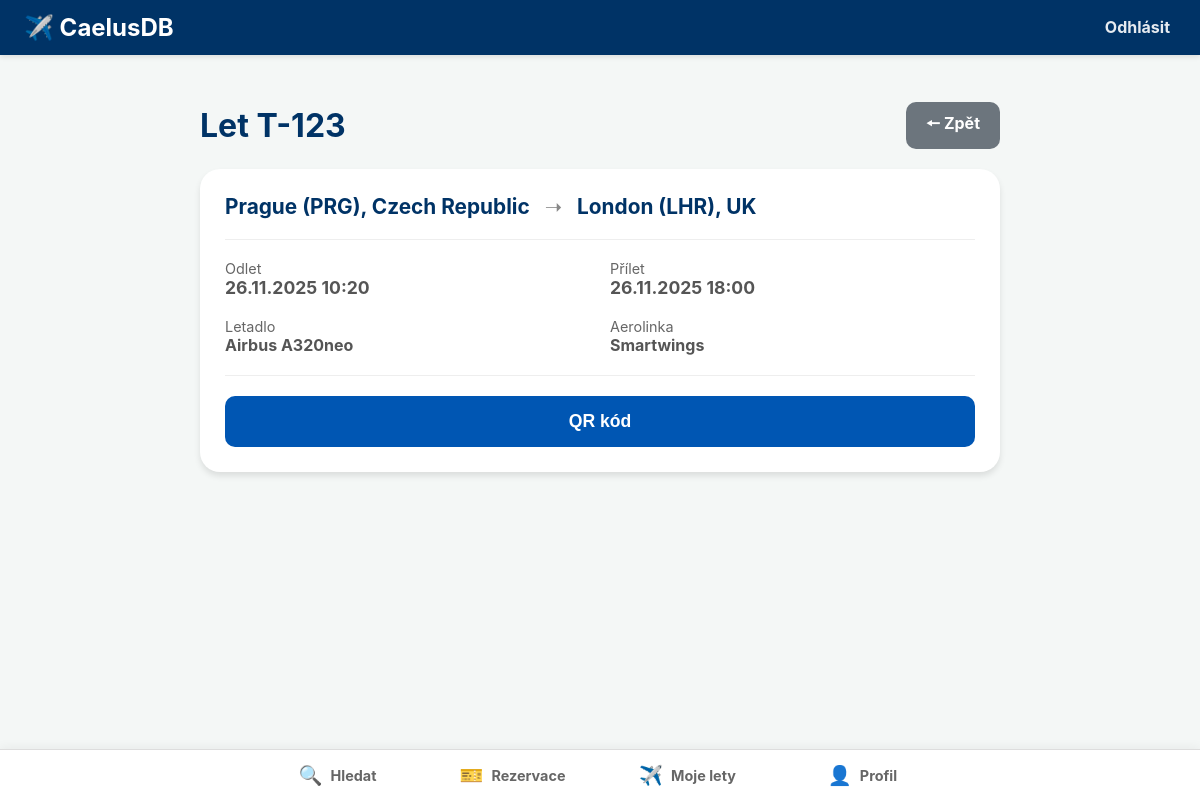
Page /moje-lety/2/ (signed in) on the committed database.
### main/models.py (models this page shows, shortened)
class Lety(models.Model):
    cislo_letu = models.CharField(max_length=10)  # text
    cas_odletu = models.DateTimeField()  # time
    cas_priletu = models.DateTimeField()  # time
    id_letiste_odletu = models.ForeignKey(Letiste, on_delete=models.PROTECT, related_name="odlety")
    id_letiste_priletu = models.ForeignKey(Letiste, on_delete=models.PROTECT, related_name="prilety")
    id_letadla = models.ForeignKey(Letadla, on_delete=models.PROTECT)
    id_aerolinky = models.ForeignKey(Aerolinky, on_delete=models.PROTECT)
    posadka = models.ManyToManyField(
        settings.AUTH_USER_MODEL,  # vazba na Uzivatel
        related_name="lety"  # Umožní najít všechny lety pro daného uživatele (clena posadky)
    )

class Letiste(models.Model):
    nazev_letiste = models.CharField(max_length=255)  # text
    kod_iata = models.CharField(max_length=3, unique=True)  # text
    mesto = models.CharField(max_length=100)  # text
    zeme = models.CharField(max_length=100)  # text

class Letadla(models.Model):
    model = models.CharField(max_length=100)  # text
    kapacita_sedadel = models.PositiveIntegerField()  # int
    datum_vyroby = models.DateField()  # time
    id_aerolinky = models.ForeignKey(
        Aerolinky,
        on_delete=models.PROTECT,  # Zabraňuje smazání aerolinky, pokud má přiřazená letadla
        related_name="letadla"  # umožňuje definovat název pro zpětný dotaz
    )

class Aerolinky(models.Model):
    nazev = models.CharField(max_length=255)  # text
    kod_iata = models.CharField(max_length=3, unique=True)  # text
    zeme_registrace = models.CharField(max_length=100, blank=True, null=True)  # text

class Role(models.Model):
    nazev_role = models.CharField(max_length=100)  # text

### main/views.py (the view)
# urls.py: path('moje-lety/<int:let_id>/', views.detail_moje_lety, name='detail_moje_lety'),
@login_required
def detail_moje_lety(request, let_id):
    let = get_object_or_404(Lety, pk=let_id, posadka=request.user)
    role_list = list(request.user.role.values_list('nazev_role', flat=True))
    role_str = ", ".join(role_list)
    return render(request, 'main/detail_moje_lety.html', {
        'let': let,
        'user_roles': role_str
    })

### main/templates/main/detail_moje_lety.html (shortened to what this page needs)
{% extends 'main/base.html' %}
{% block content %}
<div style="max-width: 800px; margin: 0 auto;">
    <div style="display: flex; align-items: center; justify-content: space-between; margin-bottom: 20px;">
        <h1 style="margin: 0; color: #003366">Let {{ let.cislo_letu }}</h1>
        <a href="{% url 'moje_lety' %}" class="btn" style="background-color: #6c757d; color: white; text-decoration: none;">
            🠔 Zpět
        </a>
    </div>
    <div style="background: white; padding: 25px; border-radius: 20px; box-shadow: 0 4px 6px rgba(0,0,0,0.1); margin-bottom: 30px;">
        <div class="route-header" style="font-size: 1.3rem; margin-bottom: 20px;">
            <div class="route-city">
                {{ let.id_letiste_odletu.mesto }} ({{ let.id_letiste_odletu.kod_iata }}), {{ let.id_letiste_odletu.zeme }}
            </div>
            <div class="route-arrow">➝</div>
            <div class="route-city">
                {{ let.id_letiste_priletu.mesto }} ({{ let.id_letiste_priletu.kod_iata }}), {{ let.id_letiste_priletu.zeme }}
            </div>
        </div>
        <hr style="border: 0; border-top: 1px solid #eee; margin: 20px 0;">
        <div style="display: grid; grid-template-columns: 1fr 1fr; gap: 20px;">
            <div>
                <div style="color: #666; font-size: 0.9rem;">Odlet</div>
                <div style="font-weight: bold; color: #555; font-size: 1.1rem;">{{ let.cas_odletu|date:"d.m.Y H:i" }}</div>
            </div>
            <div>
                <div style="color: #666; font-size: 0.9rem;">Přílet</div>
                <div style="font-weight: bold; color: #555; font-size: 1.1rem;">{{ let.cas_priletu|date:"d.m.Y H:i" }}</div>
            </div>
            <div>
                <div style="color: #666; font-size: 0.9rem;">Letadlo</div>
                <div style="font-weight: bold; color: #555;">{{ let.id_letadla.model }}</div>
            </div>
            <div>
                <div style="color: #666; font-size: 0.9rem;">Aerolinka</div>
                <div style="font-weight: bold; color: #555;">{{ let.id_aerolinky.nazev }}</div>
            </div>
        </div>
        <hr style="border: 0; border-top: 1px solid #eee; margin: 20px 0;">
        <button onclick="openQR('{{ let.id }}', '{{ let.cislo_letu }}', '{{ user.email }}', '{{ user_roles }}')"
                class="btn btn-primary" style="width: 100%; border-radius: 10px; padding: 15px; font-size: 1.1rem;">
            QR kód
        </button>
    </div>
</div>
{% endblock %}

### main/templates/main/base.html (shortened to what this page needs)
<!DOCTYPE html>
<html lang="cs">
<head>
</head>
<body>
    <header>
        <div class="logo">
            <a href="{% url 'home' %}">✈️ CaelusDB</a>
        </div>
        <div class="top-auth">
            {% if user.is_authenticated %}
                <form action="{% url 'logout' %}" method="post" style="display: inline;">
                    <button type="submit">Odhlásit</button>
                </form>
            {% else %}
                <a href="{% url 'login' %}">Přihlásit</a>
            {% endif %}
        </div>
    </header>
    <main class="container">
        {% block content %}
        {% endblock %}
    </main>
    <nav class="bottom-nav">
        <div class="nav-container">
            <a href="{% url 'home' %}" class="nav-item {% if request.resolver_match.url_name == 'home' %}active{% endif %}">
                <span class="nav-icon">🔍</span>
                <span class="nav-text">Hledat</span>
            </a>
            {% if user.is_authenticated %}
                <a href="{% url 'moje_rezervace' %}" class="nav-item {% if request.resolver_match.url_name == 'moje_rezervace' %}active{% endif %}">
                    <span class="nav-icon">🎫</span>
                    <span class="nav-text">Rezervace</span>
                </a>
            {% else %}
                <a href="#" class="nav-item disabled-link" onclick="showLoginAlert(event)">
                    <span class="nav-icon">🎫</span>
                    <span class="nav-text">Rezervace</span>
                </a>
            {% endif %}
            {% if user.is_authenticated %}
                {% for role in user.role.all %}
                    {% if role.nazev_role == "Pilot" or role.nazev_role == "Palubní průvodčí" %}
                        <a href="{% url 'moje_lety' %}" class="nav-item">
                            <span class="nav-icon">✈️</span>
                            <span class="nav-text">Moje lety</span>
                        </a>
                    {% endif %}
                {% endfor %}
            {% endif %}
            {% if user.is_authenticated %}
                <a href="{% url 'muj_profil' %}" class="nav-item {% if request.resolver_match.url_name == 'muj_profil' %}active{% endif %}">
                    <span class="nav-icon">👤</span>
                    <span class="nav-text">Profil</span>
                </a>
            {% else %}
                <a href="#" class="nav-item disabled-link" onclick="showLoginAlert(event)">
                    <span class="nav-icon">👤</span>
                    <span class="nav-text">Profil</span>
                </a>
            {% endif %}
        </div>
    </nav>
</body>
</html>

### main/templates/main/base.html (style rules this page uses)
body { font-family: -apple-system, BlinkMacSystemFont, "Segoe UI", Roboto, Helvetica, Arial, sans-serif; margin: 0; padding: 0; background-color: #f4f7f6; padding-bottom: 70px; padding-top: 70px; }
header { background-color: #003366; color: white; padding: 0.8rem 1.5rem; display: flex; justify-content: space-between; align-items: center; box-shadow: 0 2px 5px rgba(0,0,0,0.1); position: fixed; top: 0; left: 0; width: 100%; z-index: 1001; box-sizing: border-box; }
header a { color: white; text-decoration: none; font-weight: bold; }
header .logo { font-size: 1.5rem; }
.top-auth { font-size: 1rem; font-weight: bold; }
.top-auth a, .top-auth button { color: rgba(255,255,255,0.9); margin-left: 15px; background: none; border: none; cursor: pointer; font-family: inherit; font-size: inherit; font-weight: inherit; }
.bottom-nav { position: fixed; bottom: 0; left: 0; width: 100%; height: 50px; background-color: white; border-top: 1px solid #ddd; display: flex; justify-content: center; align-items: center; z-index: 1000; box-shadow: 0 -2px 10px rgba(0,0,0,0.05); }
.nav-container { display: flex; width: 100%; max-width: 700px; justify-content: space-around; height: 100%; }
.nav-item { flex: 1; display: flex; flex-direction: row; align-items: center; justify-content: center; text-decoration: none; color: #666; font-size: 0.9rem; font-weight: bold; transition: color 0.2s, background-color 0.2s; gap: 8px; }
.nav-icon { font-size: 1.2rem; margin-bottom: 0; }
.nav-text { display: block; }
.container { max-width: 1000px; margin: 2rem auto; padding: 0 1rem; }
.btn { padding: 10px 20px; border: none; cursor: pointer; border-radius: 10px; text-decoration: none; display: inline-block; font-weight: bold; }
.btn-primary { background-color: #0056b3; color: white; }

### main/templates/main/detail_moje_lety.html (style rules this page uses)
.route-header { color: #003366; font-weight: bold; display: flex; align-items: center; gap: 15px; flex-wrap: wrap; }
.route-arrow { color: #888; font-weight: normal; }

### rows in the picture
Lety: cislo_letu "T-123", id_letiste_odletu.mesto "Prague", id_letiste_odletu.kod_iata "PRG", id_letiste_odletu.zeme "Czech Republic", id_letiste_priletu.mesto "London", id_letiste_priletu.kod_iata "LHR", id_letiste_priletu.zeme "UK", cas_odletu "26.11.2025 10:20", cas_priletu "26.11.2025 18:00", id_letadla.model "Airbus A320neo", id_aerolinky.nazev "Smartwings"
Role: nazev_role "Moje lety"
